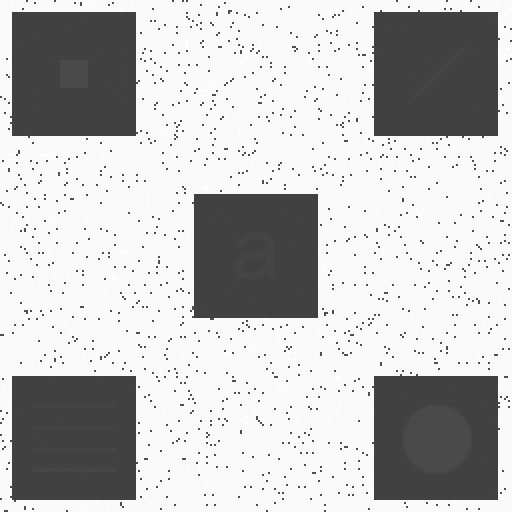
//> input picture Chap3Fundamentals/3.3HistogramProcessing-TanLin/3.3.2LocalHistogramEqualization/equalization.jpg, 512 x 512 px
$ ./main equalization.jpg   (built with g++ and OpenCV 4)
//> lines starting //> are read from the running program, lines starting //| are printed output that depends on the picture
#include <iostream>
#include <opencv2/core/core.hpp>
#include <opencv2/imgproc/imgproc.hpp>
#include <opencv2/highgui/highgui.hpp>
using namespace std;
using namespace cv;
int main(int argc, char* argv[])
{
   	if ( argc != 2 )
	{
		cout<<"Wrong arguments."<<endl;
		cout<<"Usage:"<<endl;
		cout<<"\t "<<argv[0]<<"Image"<<endl;
		exit(7);
	}
	string image = argv[1];
	Mat src = imread(image,0);
//> src is the input picture: 512 rows x 512 cols, CV_8UC1; min 61, max 255, mean 193
    	//图像读取有问题
    	if(!src.data)
    	{
        	cout << "image read error! please check!" << endl;
        	return 0;
    	}
    	cout << "Image Info: height:" << src.size().height << "  width:" << src.size().width << endl;
//| Image Info: height:512  width:512
    	imshow("Original Image", src);
    	int r = src.rows;
//> r = 512
  	int c = src.cols;
//> c = 512
 	int n = r*c;
//> n = 262144
  	Mat dst_2(r,c,CV_8U);
	dst_2=src.clone();
 	//get the histogram of original image
  	uchar *p_1 = NULL;
 	unsigned int hist[256] = {0};
	for(int m=1;m<r-1;m++)
	{
		for(int w=1;w<c-1;w++)
		{
 			for(int i=m-1;i<m+3;i++)
 			{
     				p_1 = src.ptr<uchar>(i);
    				for(int j=w-1;j<w+3;j++)
    				{
         				hist[p_1[j]] = hist[p_1[j]]+1;//找出灰度值为j的像素点数
     				}
 			}
  		}
	}		//calculate the transform function
//> after the loop, hist = 256 values, max 1951378 at index 250, min 0 at index 1, mean 16256.2
 	uchar transf_fun[256] = {0};//r的概率密度函数*255
 	transf_fun[0] = (uchar)(255*hist[0]/n);//0比较特殊
//> transf_fun = 256 values, max 1 at index 0, min 0 at index 1, mean 0.00391
 	for(int i=1;i<8;i++)
 	{
     		hist[i] = hist[i-1]+hist[i];
     		transf_fun[i] = (uchar)(255*hist[i]/n);
 	}
    	//pad dst_2 the equalized values
 	uchar *p_2 = NULL;
 	for(int i=1;i<r-1;i++)
 	{
     		p_2 = dst_2.ptr<uchar>(i);
     		p_1 = src.ptr<uchar>(i);
     		for(int j=1;j<c-1;j++)
     		{
         		p_2[j] = transf_fun[p_1[j]];//对输入图像进行直方图均衡.
     		}
 	}
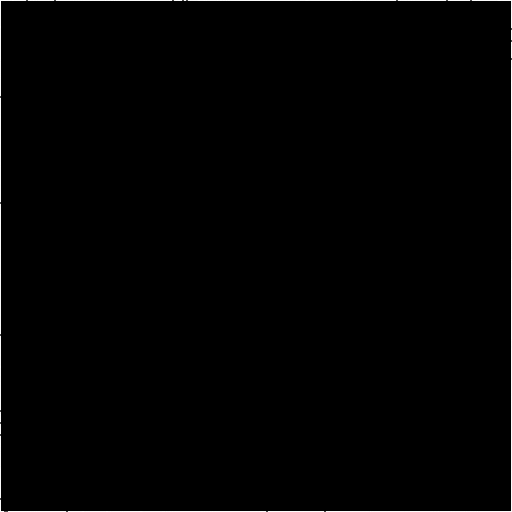
//> dst_2: 512 rows x 512 cols, CV_8UC1; min 0, max 255, mean 1.9

 	imshow("histogram equalization_own",dst_2) ;
	imwrite("ww3.jpg",dst_2);
   	waitKey(0);
	return 0;
}
